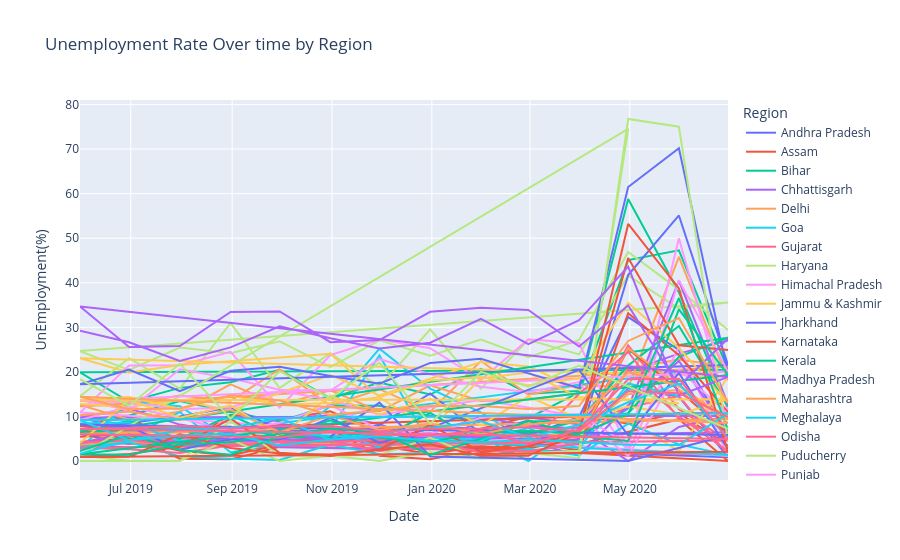

Here is the notebook cell this chart was saved with:
### Code cell
fig = px.line(df,x='Date',y='UnEmployment(%)',color='Region',
              title='Unemployment Rate Over time by Region')

fig.show()
